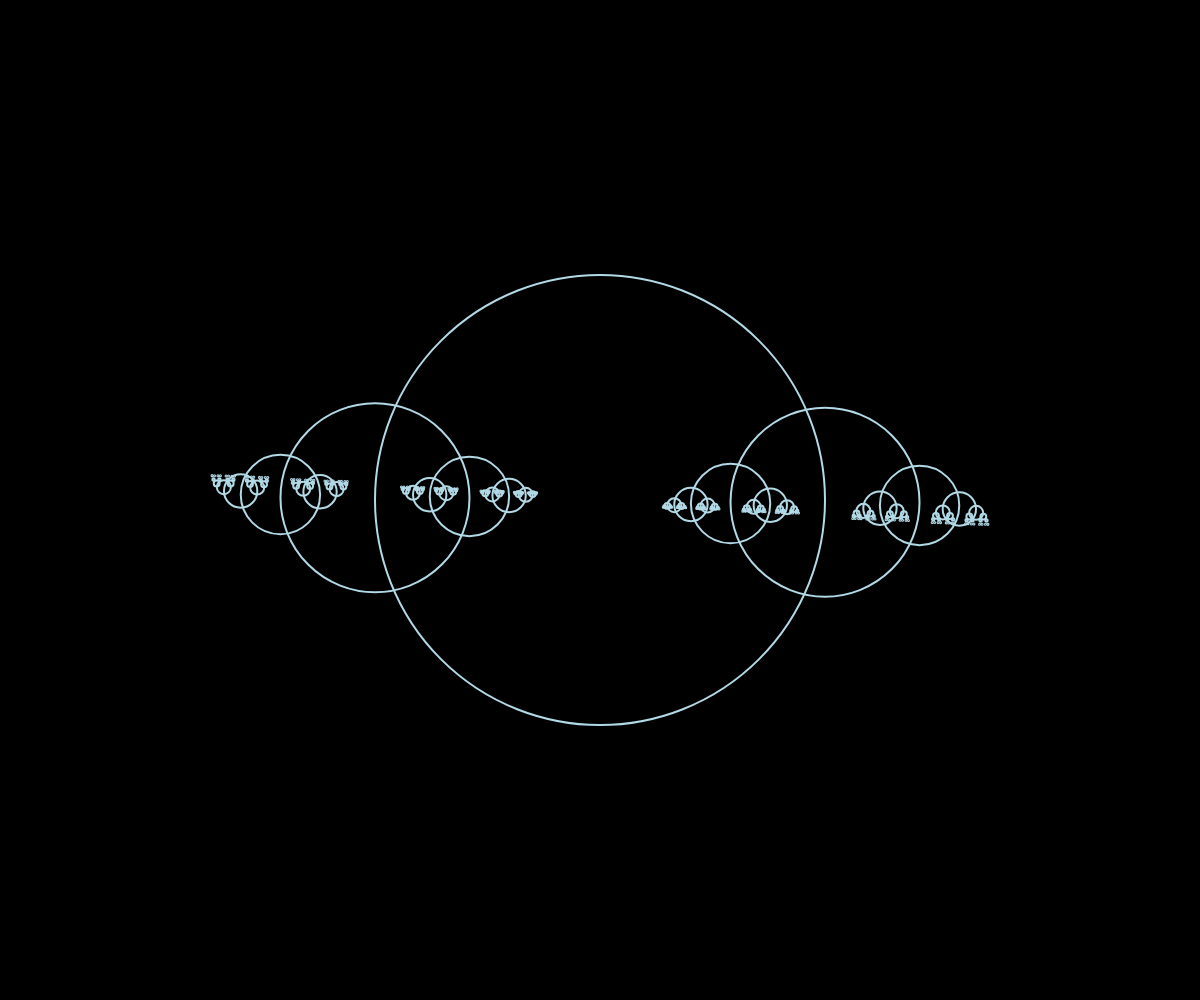
Frame 1 (no input)
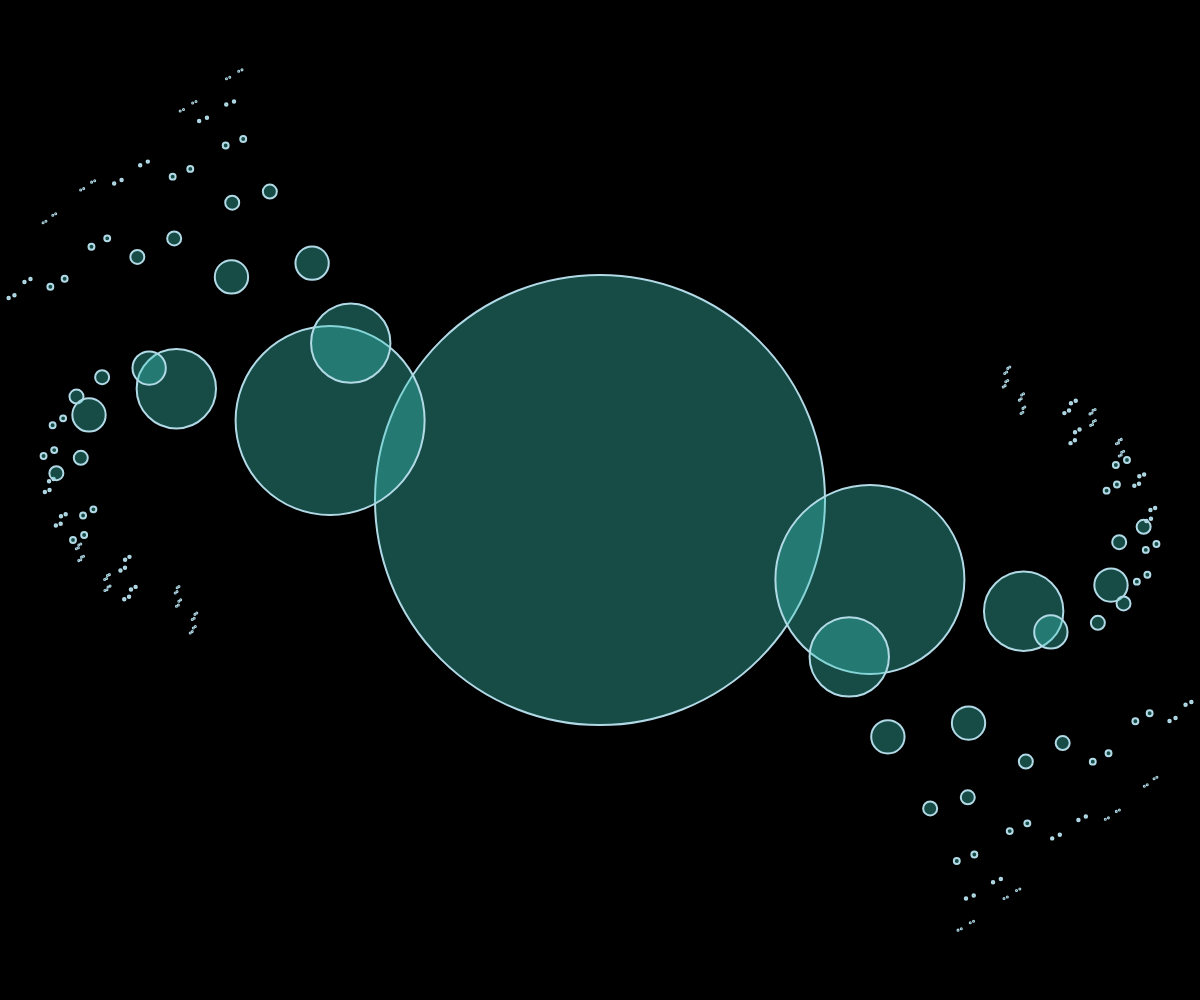
Frame 60 (no input)
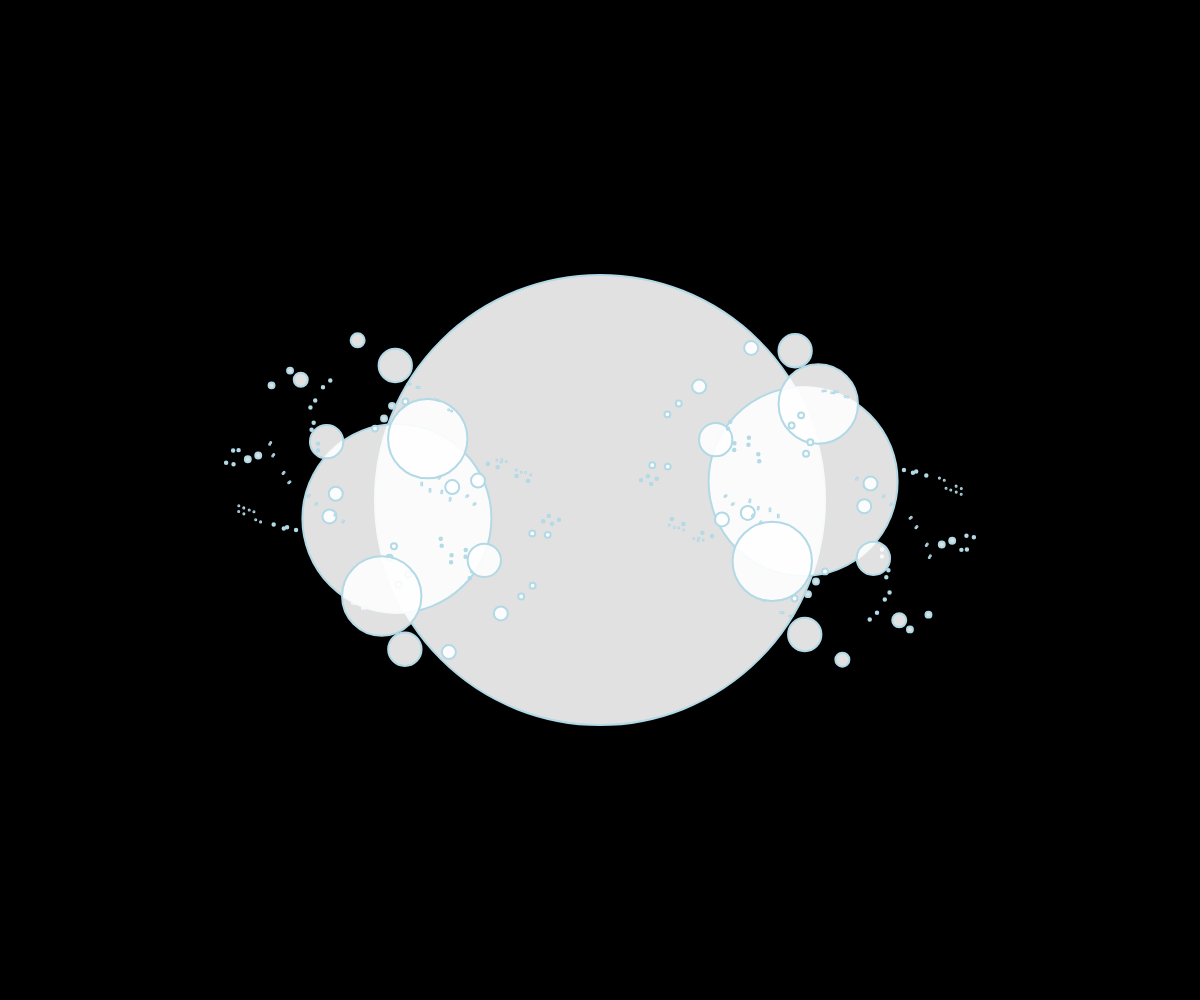
Frame 120 (the mouse pressed at the canvas centre since frame 60)

The p5.js sketch that drew these frames (run headless with seeded random() and noise() and a simulated clock; from frame 60 on, the mouse is pressed at the canvas centre):

// p5.js sketch
// ── sketch.js
let x = 0;
let y = 0;
let d = 450;
let r = 0, g = 0, b = 0, alpha = 0;
let colors = ["#fbfbfb", "#68afbb", "#ddbc8f", "#ac636e", "#b1d9e6"];
let goingUp = true;


function setup(){
    createCanvas(innerWidth, innerHeight);
}


function draw(){
    translate(width/2, height/2);
    background(0); 
    stroke('#b1d9e6');  
    strokeWeight(2);
    changeColor(45);
    drawCircle(x, y, d);
}


function drawCircle(x, y, d){
    
    change=frameCount%200;
    movement = sin((change)*0.000125);
    y = y + sin( x * movement ) * 80;
    x = x + sin( y * movement ) * 80;
   

    ellipse(x, y, d);
    if( d > 2){
        drawCircle(x + d * 0.5 , y, d * 0.420);
        drawCircle(x - d * 0.5 , y, d * 0.420);
    }
   
}

function changeColor(rate){ 

    fill(r, g, b, alpha);
    if( alpha < 255 && goingUp){
        r += floor(random(rate));
        g += floor(random(rate));
        b += floor(random(rate));
        alpha += floor(random(rate / 2));
        if(alpha >= 255){
            goingUp = false;
        }
    }  else if(!goingUp){
        r -= floor(random(rate));
        g -= floor(random(rate));
        b -= floor(random(rate));
        alpha -= floor(random(rate / 2));
        if( alpha <= 0 ){
            goingUp = true;
        }
    }
    console.log(goingUp);
}
